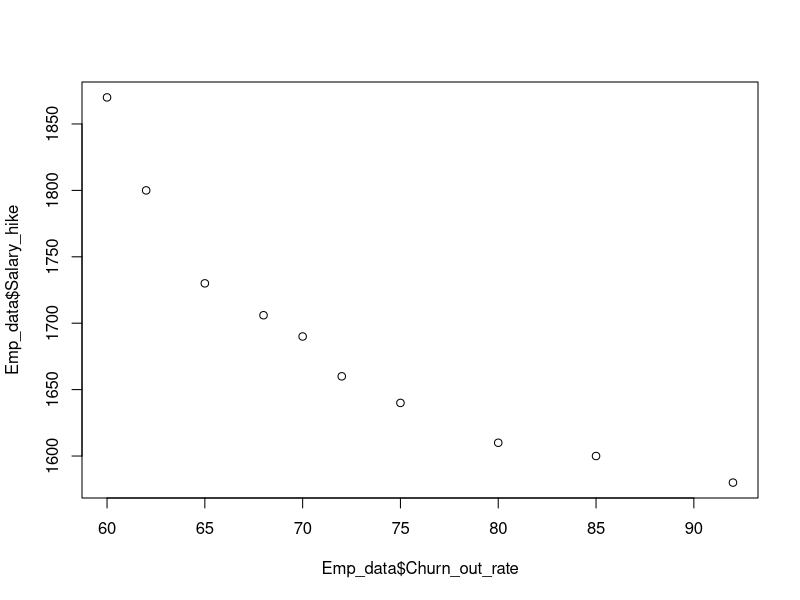
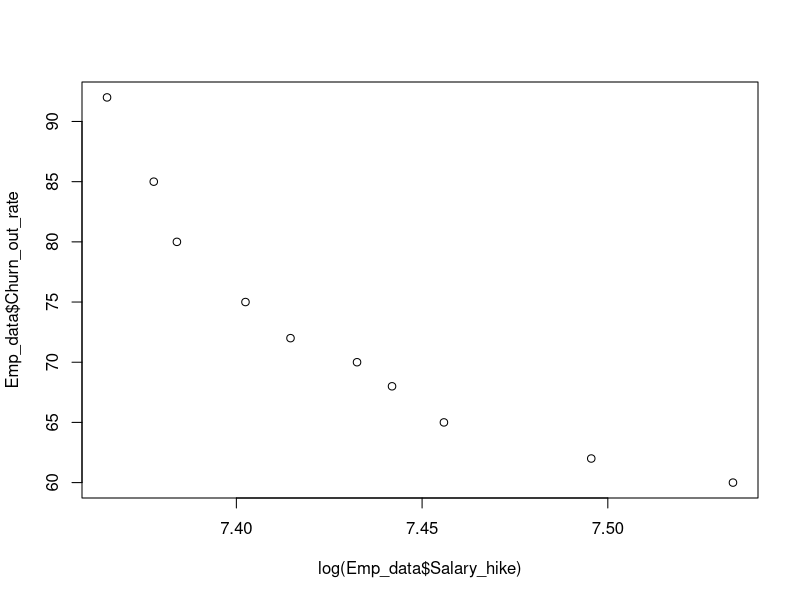
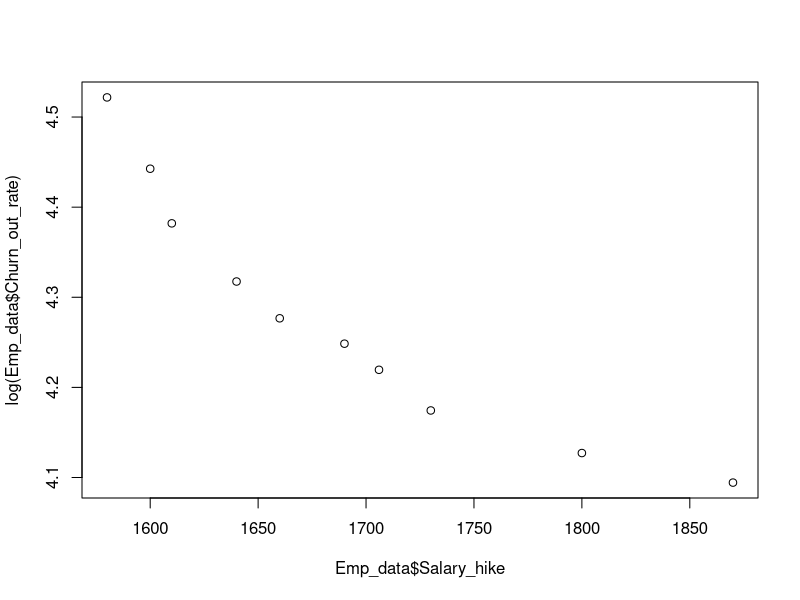

R code for these plots, in order:
install.packages("readr")
library(readr)
setwd("C://Users//Lenovo//Desktop//ExcelR//Assignments//Simple Linear Regression")
getwd()

Emp_data<-read.csv("emp_data.csv")

View(Emp_data)

#Exploratory Data Analysis

summary(Emp_data)

#Scatter plot

plot(Emp_data$Churn_out_rate,Emp_data$Salary_hike)

attach(Emp_data)

sum(is.na(Emp_data))

#Correlation Coefficient (r)
cor(Emp_data$Churn_out_rate,Emp_data$Salary_hike)

# Simple Linear Regression model
reg <- lm(Emp_data$Churn_out_rate ~ Emp_data$Salary_hike) # lm(Y ~ X)

summary(reg)

pred <- predict(reg)

reg$residuals
sum(reg$residuals)
mean(reg$residuals)
sqrt(sum(reg$residuals^2)/nrow(Emp_data))  #RMSE
sqrt(mean(reg$residuals^2))
confint(reg,level=0.95)
predict(reg,interval="predict")

# Logrithamic Model

# x = log(Emp_data$Salary_hike); y = Emp_data$Churn_out_rate

plot(log(Emp_data$Salary_hike), Emp_data$Churn_out_rate)
cor(log(Emp_data$Salary_hike), Emp_data$Churn_out_rate)

reg_log <- lm(Emp_data$Churn_out_rate ~ log(Emp_data$Salary_hike))   # lm(Y ~ X)

summary(reg_log)

predict(reg_log)

reg_log$residuals
sqrt(sum(reg_log$residuals^2)/nrow(Emp_data))  #RMSE

confint(reg_log,level=0.95)
predict(reg_log,interval="confidence")

######################

# Exponential Model

# x = Emp_data$Salary_hike and y = log(Emp_data$Churn_out_rate)

plot(Emp_data$Salary_hike, log(Emp_data$Churn_out_rate))

cor(Emp_data$Salary_hike, log(Emp_data$Churn_out_rate))

reg_exp <- lm(log(Emp_data$Churn_out_rate) ~ Emp_data$Salary_hike)  #lm(log(Y) ~ X)

summary(reg_exp)

reg_exp$residuals

sqrt(mean(reg_exp$residuals^2))

logchurn <- predict(reg_exp)
churn <- exp(logchurn)

error = Emp_data$Churn_out_rate - churn
error

sqrt(sum(error^2)/nrow(Emp_data))  #RMSE

confint(reg_exp,level=0.95)
predict(reg_exp,interval="confidence")
